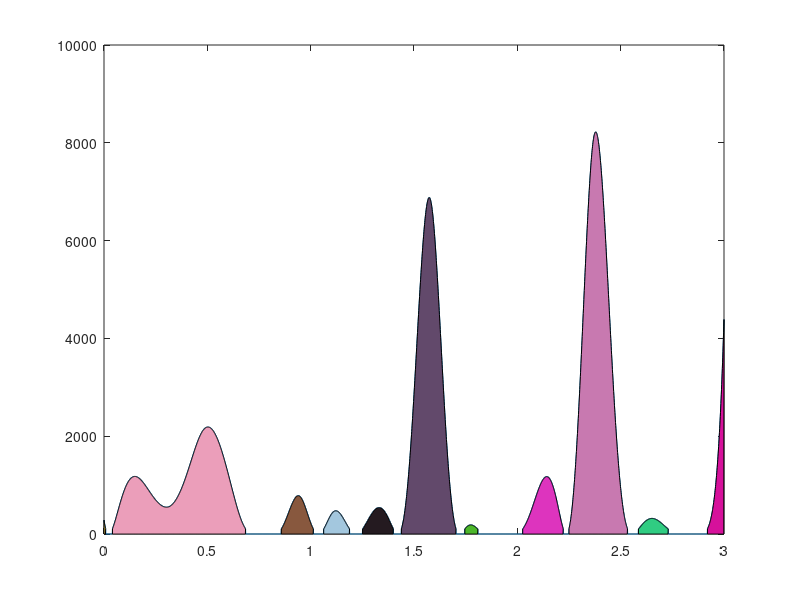

Recreate this plot in MATLAB. (Note: this script raises an error after producing the figure.)
clear,clf
%%
%create signal
srate = 1000;
time = 0:1/srate:3;
n = length(time);
p = 20; %poles for random interpolation

%amplitude modulater and noise level
signal = interp1(randn(p,1)*30,linspace(1,p,n),'spline')'.^2;
signal(signal<100) = 0;

figure(1),clf
plot(time,signal)



% %Test signal 
% signal = zeros(1,n);
% signal(dsearchn(time',1):dsearchn(time',2)-1) = 1;
% 
% figure(1),clf
% plot(time,signal)
%% demarcate each lobe

% threshold each time series
threshts = logical(signal);

% find islands
islands = bwconncomp(threshts);

%color each island
for li = 1:islands.NumObjects
    patch(time([islands.PixelIdxList{li}; islands.PixelIdxList{li}(end-1:-1:1)]), ...
        [signal(islands.PixelIdxList{li}); zeros(numel(islands.PixelIdxList{li})-1,1)],...
        rand(1,3));
end



%% Compute Area under the curve

auc = zeros(islands.NumObjects,1);

for li = 1:islands.NumObjects
    auc(li) = sum(signal(islands.PixelIdxList{li}));
end

auc = auc * mean(diff(time));

% add text on each curve
for li = 1:islands.NumObjects

    text(mean(time(islands.PixelIdxList{li})),...
        50 + max(signal(islands.PixelIdxList{li})),...
        num2str(round(auc(li),2)),...
        'HorizontalAlignment','center');
end
